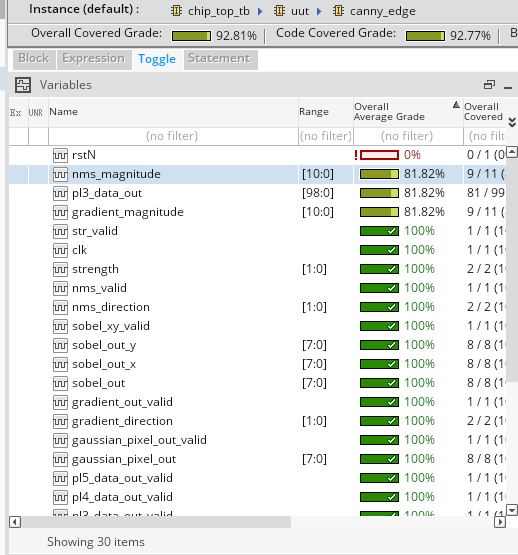
#> input picture Obsidian Vault/Pasted image 20250328204420.png, 518 x 555 px; its folder holds 2 pictures in this run
$ python grayscale_to_binary.py --input '../Obsidian Vault' --output out.png
#> lines starting #> are read from the running program, lines starting #| are printed output that depends on the picture
import os
import numpy as np
from PIL import Image
import argparse

def convert_image_to_8bit(image_path):
    """Converts a grayscale image to an 8-bit image."""
    img = Image.open(image_path).convert('L')  # Convert to grayscale
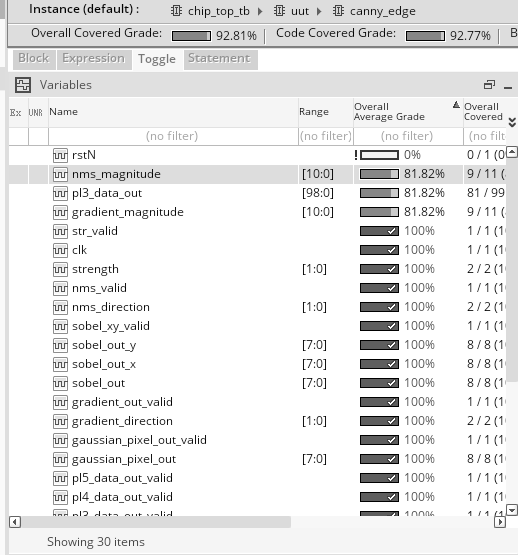
#> img: PIL image 518x555 L; min 0, max 255, mean 233.7
    np_img = np.array(img)  # Get the pixel values as a NumPy array
    return np_img

def save_binary_image(binary_img, output_path):
    """Saves the 8-bit grayscale image as a .bin file."""
    binary_img.tofile(output_path)

def process_images(input_folder, output_folder):
    """Process all PNG images in the input folder and save them as binary files."""
    # Ensure the output folder exists
    if not os.path.exists(output_folder):
        os.makedirs(output_folder)

    # Loop through all files in the input folder
    for filename in os.listdir(input_folder):
        if filename.endswith('.png'):
            image_path = os.path.join(input_folder, filename)
            binary_img = convert_image_to_8bit(image_path)

            # Prepare the output file path
            output_filename = os.path.splitext(filename)[0] + '.txt'
            output_path = os.path.join(output_folder, output_filename)

            # Save the 8-bit grayscale image
            save_binary_image(binary_img, output_path)
            print(f"Converted {filename} to 8-bit grayscale binary and saved to {output_filename}")
#> pass 2 of the loop in process_images, `for filename in os.listdir(input_folder):`:
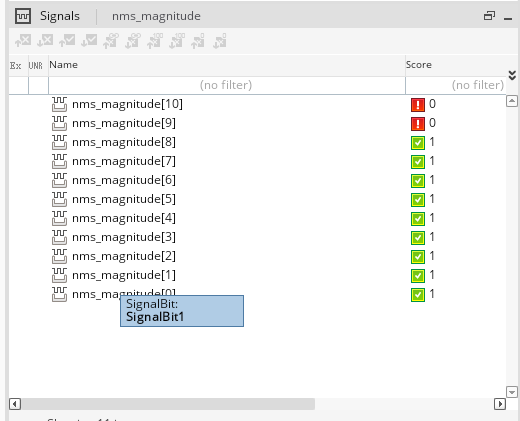
#> input picture Obsidian Vault/Pasted image 20250328204712.png, 520 x 421 px
#> in convert_image_to_8bit (call 2), `img = Image.open(image_path).convert('L')`:
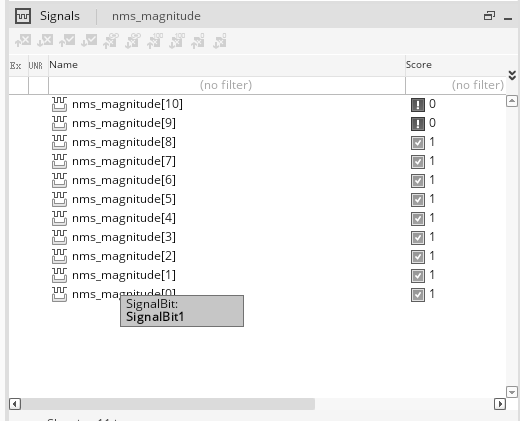
#> img: PIL image 520x421 L; min 0, max 255, mean 243.5

parser = argparse.ArgumentParser(description="Process input and output file paths.")
parser.add_argument("-i", "--input", required=True, help="Path to the input file")
parser.add_argument("-o", "--output", required=True, help="Path to the output file")

args = parser.parse_args()

print(f"Input file: {args.input}")
print(f"Output file: {args.output}")

input_folder = args.input
output_folder = args.output

process_images(input_folder, output_folder)
